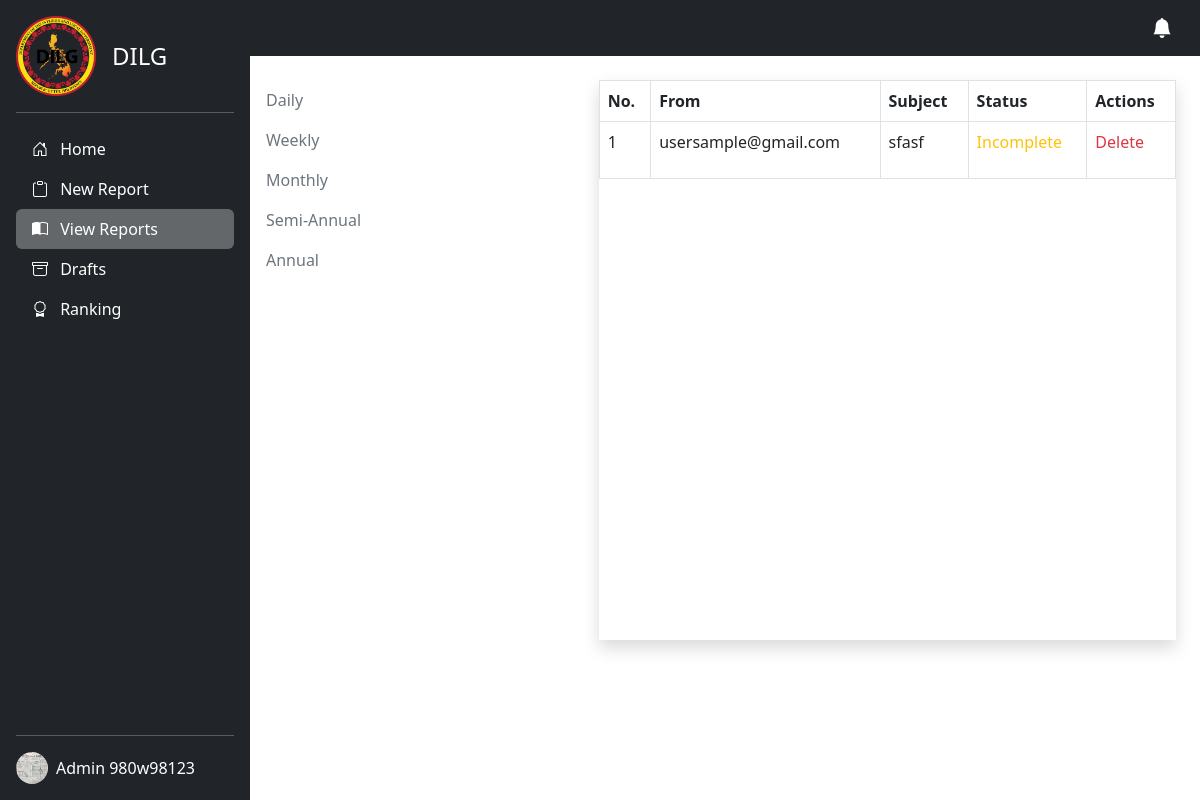
Screenshot of /admin/reports.php (signed in) with the database file from the repository.
### tables this page shows
CREATE TABLE `users` (
  `id` int(11) NOT NULL,
  `user_type` int(50) NOT NULL,
  `user_id` varchar(50) NOT NULL,
  `email` varchar(50) NOT NULL,
  `password` varchar(255) NOT NULL,
  `first_name` varchar(50) NOT NULL,
  `middle_name` varchar(50) NOT NULL,
  `last_name` varchar(50) NOT NULL,
  `date_of_birth` date NOT NULL,
  `address` varchar(255) NOT NULL,
  `barangay` varchar(50) NOT NULL,
  `barangay_id` varchar(50) NOT NULL,
  `dilg_id` varchar(100) NOT NULL,
  `image` blob NOT NULL,
  `date_time_created` datetime NOT NULL,
  `date_time_updated` datetime NOT NULL
);

CREATE TABLE `reports` (
  `id` int(11) NOT NULL,
  `user_id` varchar(50) NOT NULL,
  `report_id` varchar(50) NOT NULL,
  `from_user` varchar(50) NOT NULL,
  `to_user` varchar(50) NOT NULL,
  `barangay` varchar(10000) NOT NULL,
  `subject` varchar(50) NOT NULL,
  `opr` varchar(100) NOT NULL,
  `message` longtext NOT NULL,
  `duration` varchar(50) NOT NULL,
  `pdf_files` blob NOT NULL,
  `status` int(225) NOT NULL,
  `notif_status` int(11) NOT NULL,
  `date_start` datetime NOT NULL,
  `date_end` datetime NOT NULL,
  `deadline` int(11) NOT NULL,
  `date_created` date NOT NULL,
  `time_created` time NOT NULL,
  `date_updated` date NOT NULL,
  `time_updated` time NOT NULL
);

### admin/reports.php (the view, shortened to what this page needs)
<?php
include 'images.php';
$email = $_SESSION['username'];
$user_id = $_SESSION['user_id'];
$report_link = "add-report.php";
$view_link = "reports.php";
$draft_link = "draft.php";
$ranking = "ranking.php";
?>
<!DOCTYPE html>
<html lang="en">
<head>
  <link href="https://cdn.jsdelivr.net/npm/bootstrap@5.3.0-alpha1/dist/css/bootstrap.min.css" rel="stylesheet">
  <link rel="stylesheet" href="https://cdnjs.cloudflare.com/ajax/libs/bootstrap-icons/1.10.3/font/bootstrap-icons.min.css" />
  <link rel="stylesheet" href="../src/css/preloader.css">
</head>
<body>
  <main class="d-flex">
    <div class="d-flex flex-column flex-shrink-0 p-3 text-white bg-dark" style="width: 250px; min-height: 100vh;">
      <a href="/" class="d-flex align-items-center mb-3 mb-md-0 me-md-auto text-white text-decoration-none">
        <img src="../src/img/dilg.png" height="80" alt="">
        <span class="fs-4 ps-3">DILG</span>
      </a>
      <hr>
      <ul class="nav nav-pills flex-column mb-auto">
        <li class="nav-item">
          <a href="index.php" class="nav-link text-white">
            <i class="bi bi-house-door me-2"></i>
            Home
          </a>
        </li>
        <li>
          <a href="<?php echo $report_link ?>" class="nav-link text-white">
            <i class="bi bi-clipboard me-2"></i>
            New Report
          </a>
        </li>
        <li>
          <a href="<?php echo $view_link ?>" class="nav-link text-white active" aria-current="page">
            <i class="bi bi-book-half me-2"></i>
            View Reports
          </a>
        </li>
        <li>
          <a href="<?php echo $draft_link ?>" class="nav-link text-white">
            <i class="bi bi-archive me-2"></i>
            Drafts
          </a>
        </li>
        <li>
          <a href="<?php echo $ranking ?>" class="nav-link text-white">
            <i class="bi bi-award me-2"></i>
            Ranking
          </a>
        </li>
      </ul>
      <hr>
      <div class="dropdown">
        <a href="#" class="d-flex align-items-center text-white text-decoration-none" id="dropdownUser1" data-bs-toggle="dropdown" aria-expanded="false">
          <?php
          $sql_admin = "SELECT * FROM users WHERE user_id = '$user_id'";
          $query_admin = mysqli_query($conn, $sql_admin);
          $admin_row = mysqli_fetch_array($query_admin);
          ?>
          <img src="<?php if (empty($admin_row['image'])) {
                      echo '../src/img/avatar.svg';
                    } else {
                      echo 'admins/' . $admin_row['image'];
                    } ?>" alt="" width="32" height="32" class="rounded-circle me-2">
          <?= $admin_row['first_name'] . ' ' . $admin_row['last_name'] ?>
        </a>
      </div>
    </div>
    <div class="container-fluid p-0">
      <nav class="navbar bg-dark navbar-dark">
        <div class="container">
          <a class="navbar-brand ms-auto" href="#"><i class="bi bi-bell-fill"></i></a>
        </div>
      </nav>
      <div class="row mt-4">
        <div class="col-lg-4">
          <ul class="nav flex-column">
            <li class="nav-item">
              <a class="nav-link text-secondary" href="daily.php">Daily</a>
            </li>
            <li class="nav-item">
              <a class="nav-link text-secondary" href="weekly.php">Weekly</a>
            </li>
            <li class="nav-item">
              <a class="nav-link text-secondary" href="monthly.php">Monthly</a>
            </li>
            <li class="nav-item">
              <a class="nav-link text-secondary" href="semi-anual.php">Semi-Annual</a>
            </li>
            <li class="nav-item">
              <a class="nav-link text-secondary" href="annualy.php">Annual</a>
            </li>
          </ul>
        </div>
        <div class="col-lg-8">
          <div class="card shadow py-0 mx-4" style="border: none; border-radius: 0; min-height: 35rem;">
            <table class="table table-bordered table-hover" id="data">
              <thead>
                <tr>
                  <th>No.</th>
                  <th>From</th>
                  <th>Subject</th>
                  <th>Status</th>
                  <th>Actions</th>
                </tr>
              </thead>
              <tbody>
                <?php
                $sql = "SELECT * FROM reports WHERE to_user LIKE '%$email%'";
                $run = mysqli_query($conn, $sql);
                if (mysqli_num_rows($run) > 0) {
                  $count = 0;
                  foreach ($run as $row) {
                    $report_id = $row['report_id'];
                    $ciphering = "AES-128-CTR";
                    $options = 0;
                    $encryption_iv = '1234567891011121';
                    $encryption_key = "TeamAgnat";
                    $encryption = openssl_encrypt(
                      $report_id,
                      $ciphering,
                      $encryption_key,
                      $options,
                      $encryption_iv
                    );
                    $view_link = "view-reports.php?rid=" . $encryption;
                    $delete_link = "delete-reports.php?rid=" . $encryption;
                    $count++;
                ?>
                    <tr class="clickable-row" data-href="<?php echo $view_link ?>" style="cursor:pointer;">
                      <td><?php echo $count; ?></td>
                      <td><?php echo $row['from_user'] ?></td>
                      <td><?php echo $row['subject'] ?></td>
                      <?php if ($row['status'] == 1) {
                        echo "<td> <p class='text-success'> Complete </p> </td>";
                      } elseif ($row['status'] == 2) {
                        echo "<td> <p class='text-danger'> No Submission </p> </td>";
                      } elseif ($row['status'] == 3) {
                        echo "<td><p class='text-warning'> Incomplete </p> </td>";
                      } elseif ($row['status'] == 4) {
                        echo "<td> <p class='text-primary'> Late </p> </td>";
                      } else {
                        echo "<td> <p class='text-danger'> No Submssion </p>  </td>";
                      }  ?>
                      <td>
                        <a class='text-danger text-decoration-none' href="<?php echo $delete_link ?>" onClick="return confirm('Delete This report?')">Delete</a>
                      </td>
                    </tr>
                <?php
                  }
                }
                ?>
              </tbody>
            </table>
          </div>
        </div>
      </div>
    </div>
  </main>
</body>
</html>

### admin/reports.php (style rules this page uses)
body { overflow-x: hidden; }
.active { background: rgba(255, 255, 255, 0.3) !important; }

### rows the page displays
users: image (picture), first_name "Admin", last_name "980w98123"
reports: from_user "usersample@gmail.com", subject "sfasf", shows "Incomplete"
